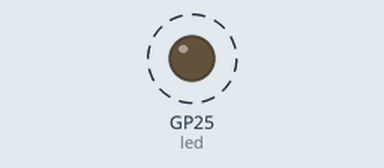
The program below on a simulated Raspberry Pi Pico running MicroPython. On the bench: output pins drawn as LEDs (lit = HIGH). Dashed ring = blinking. What the program prints to the serial console is not drawn.

Above: at 0.5 s.
Timing chart, 0 to 4.6 s (numbered marks = the images above):
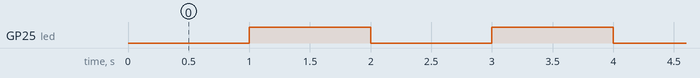

Measured:
- by itself, GP25 (led): alternates HIGH for 1.0 s and LOW for 1.0 s

The program:

lesson6_9.py
```python
# Blink the onboard LED per second
from machine import Pin, Timer # Pins and GPIO & Timers

led = Pin("LED", Pin.OUT)

def oneSecond(t):
    print("過1秒了")
    # toggle the LED
    led.toggle()

tim = Timer(period=1000, mode=Timer.PERIODIC, callback=oneSecond)
```
